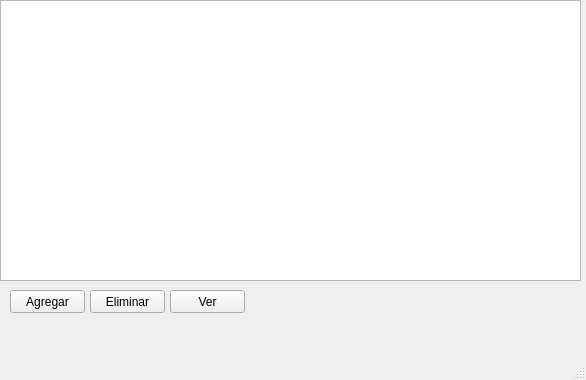
<?xml version="1.0" encoding="UTF-8"?>
<ui version="4.0">
 <class>MainWindow</class>
 <widget class="QMainWindow" name="MainWindow">
  <property name="geometry">
   <rect>
    <x>0</x>
    <y>0</y>
    <width>586</width>
    <height>380</height>
   </rect>
  </property>
  <property name="windowTitle">
   <string>MainWindow</string>
  </property>
  <widget class="QWidget" name="centralwidget">
   <widget class="QPushButton" name="btnAgregar">
    <property name="geometry">
     <rect>
      <x>10</x>
      <y>290</y>
      <width>75</width>
      <height>23</height>
     </rect>
    </property>
    <property name="text">
     <string>Agregar</string>
    </property>
   </widget>
   <widget class="QPushButton" name="btnVer">
    <property name="geometry">
     <rect>
      <x>170</x>
      <y>290</y>
      <width>75</width>
      <height>23</height>
     </rect>
    </property>
    <property name="text">
     <string>Ver</string>
    </property>
   </widget>
   <widget class="QPushButton" name="btnEliminar">
    <property name="geometry">
     <rect>
      <x>90</x>
      <y>290</y>
      <width>75</width>
      <height>23</height>
     </rect>
    </property>
    <property name="text">
     <string>Eliminar</string>
    </property>
   </widget>
   <widget class="QTableView" name="tblPlantillas">
    <property name="geometry">
     <rect>
      <x>0</x>
      <y>0</y>
      <width>581</width>
      <height>281</height>
     </rect>
    </property>
   </widget>
  </widget>
  <widget class="QMenuBar" name="menubar">
   <property name="geometry">
    <rect>
     <x>0</x>
     <y>0</y>
     <width>586</width>
     <height>21</height>
    </rect>
   </property>
  </widget>
  <widget class="QStatusBar" name="statusbar"/>
 </widget>
 <resources/>
 <connections/>
</ui>
